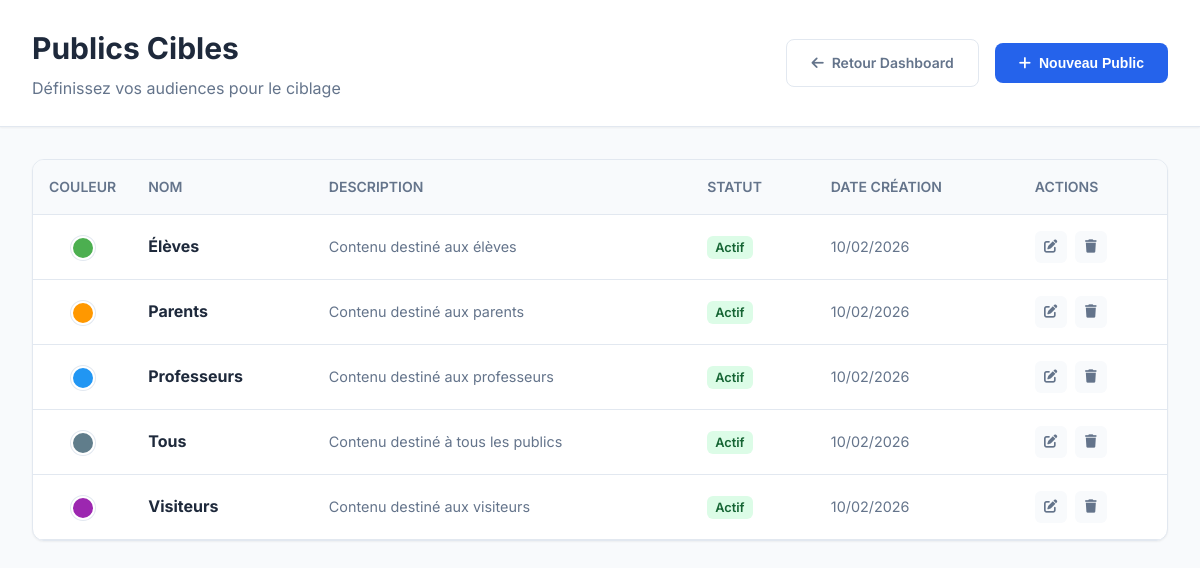
The app's page /audiences (signed in) with its own data.
### tables this page shows
CREATE TABLE audiences (
    id INT PRIMARY KEY AUTO_INCREMENT COMMENT 'Identifiant unique du public',
    name VARCHAR(100) NOT NULL COMMENT 'Nom du public (Élèves, Professeurs, Parents, Visiteurs)',
    description TEXT COMMENT 'Description du public',
    color VARCHAR(10) COMMENT 'Couleur pour identification',
    is_active BOOLEAN DEFAULT TRUE,
    created_at TIMESTAMP DEFAULT CURRENT_TIMESTAMP,
    updated_at TIMESTAMP DEFAULT CURRENT_TIMESTAMP ON UPDATE CURRENT_TIMESTAMP
);

### src/Core/Controller.php (called while the page is built, shortened)
<?php
class Controller
{
    protected function render($view, $data = [])
    {
        extract($data);
        require_once __DIR__ . "/../View/{$view}.php";
    }
}

### src/Controller/AudienceController.php (called while the page is built, shortened)
<?php
require_once __DIR__ . '/../Core/Controller.php';
class AudienceController extends Controller
{
    private $audienceManager;
    public function __construct()
    {
        require_once __DIR__ . '/../Repository/AudienceRepository.php';
        $this->audienceManager = new AudienceRepository();
    }
    public function index()
    {
        $audiences = $this->audienceManager->findAll();
        $data = [
            'audiences' => $audiences,
            'success' => $_SESSION['audience_success'] ?? null,
            'error' => $_SESSION['audience_error'] ?? null,
            'csrf_token' => $_SESSION['csrf_token'] ?? bin2hex(random_bytes(16))
        ];
        $this->render('audiences/index', $data);
    }
}

### public/index.php (called while the page is built, shortened)
<?php
require_once __DIR__ . '/../src/Core/functions.php';
require_once __DIR__ . '/../src/Core/Database.php';
require_once __DIR__ . '/../src/Core/Controller.php';
require_once __DIR__ . '/../src/Repository/BaseRepository.php';
require_once __DIR__ . '/../src/Core/Router.php';
try {
    $router = new Router();
    $router->dispatch();
} catch (Throwable $e) {
    http_response_code(500);
    echo "<h1>Exception Non Gérée</h1>";
    echo "<p>" . htmlspecialchars($e->getMessage()) . "</p>";
    if (ini_get('display_errors')) {
        echo "<pre>" . $e->getTraceAsString() . "</pre>";
    }
}

### src/Core/functions.php (called while the page is built, shortened)
<?php
function url($path = '')
{
    $base = defined('BASE_URL') ? rtrim(BASE_URL, '/') : '';
    $path = '/' . ltrim($path, '/');
    if ($path === '/') {
        return $base . '/';
    }
    return $base . $path;
}

### src/Core/Database.php (called while the page is built, shortened)
<?php
class Database
{
    private static $instance = null;
    private $connection;
    private function __construct()
    {
        try {
            $this->connection = new PDO(
                "mysql:host=" . DB_HOST . ";dbname=" . DB_NAME . ";charset=utf8mb4",
                DB_USER,
                DB_PASS,
                [PDO::ATTR_ERRMODE => PDO::ERRMODE_EXCEPTION]
            );
        } catch (PDOException $e) {
            $this->handleConnectionError($e);
        }
    }
    public static function getInstance()
    {
        if (self::$instance === null) {
            self::$instance = new self();
        }
        return self::$instance;
    }
    public function getConnection()
    {
        return $this->connection;
    }
}

### src/Repository/BaseRepository.php (called while the page is built, shortened)
<?php
class BaseRepository
{
    public function __construct()
    {
        $this->db = Database::getInstance()->getConnection();
    }
}

### src/Repository/AudienceRepository.php (called while the page is built, shortened)
<?php
require_once __DIR__ . '/BaseRepository.php';
class AudienceRepository extends BaseRepository
{
    public function findAll()
    {
        $sql = "SELECT * FROM audiences ORDER BY name ASC";
        $stmt = $this->db->query($sql);
        return $stmt->fetchAll(PDO::FETCH_ASSOC);
    }
}

### src/View/audiences/index.php (the view, shortened to what this page needs)
<!DOCTYPE html>
<html lang="fr">
<head>
    <link href="https://cdnjs.cloudflare.com/ajax/libs/font-awesome/6.4.0/css/all.min.css" rel="stylesheet">
    <link rel="stylesheet" href="<?= url('/css/global.css') ?>">
    <link rel="stylesheet" href="<?= url('/css/dashboard.css') ?>">
</head>
<body>
    <div class="dashboard-layout">
        <main class="main-content">
            <header class="modern-header">
                <div class="header-content">
                    <div>
                        <h1 class="header-title">Publics Cibles</h1>
                        <p class="header-subtitle">Définissez vos audiences pour le ciblage</p>
                    </div>
                    <?php if (in_array($_SESSION['user_role'] ?? '', ['admin', 'editor'])): ?>
                        <div class="header-actions">
                            <a href="<?= url('/') ?>" class="btn btn-ghost"><i class="fas fa-arrow-left"></i> Retour
                                Dashboard</a>
                            <button onclick="openCreateModal()" class="btn btn-primary"><i class="fas fa-plus"></i> Nouveau
                                Public</button>
                        </div>
                    <?php endif; ?>
                </div>
            </header>
            <div class="users-container">
                <div class="table-container">
                    <?php if (!empty($audiences)): ?>
                        <table class="table">
                            <thead>
                                <tr>
                                    <th style="width: 50px;">Couleur</th>
                                    <th>Nom</th>
                                    <th>Description</th>
                                    <th>Statut</th>
                                    <th>Date Création</th>
                                    <th>Actions</th>
                                </tr>
                            </thead>
                            <tbody>
                                <?php foreach ($audiences as $aud): ?>
                                    <?php
                                    $isActive = (int) $aud['is_active'];
                                    $createdAt = date('d/m/Y', strtotime($aud['created_at']));
                                    ?>
                                    <tr style="opacity: <?= $isActive ? '1' : '0.6' ?>;">
                                        <td style="text-align: center;">
                                            <span class="color-badge"
                                                style="background-color: <?= htmlspecialchars($aud['color']) ?>;"></span>
                                        </td>
                                        <td>
                                            <strong style="color: var(--text-primary);">
                                                <?= htmlspecialchars($aud['name']) ?>
                                            </strong>
                                        </td>
                                        <td>
                                            <div style="color: var(--text-secondary); max-width: 400px; font-size: 0.9em;">
                                                <?= $aud['description'] ? htmlspecialchars($aud['description']) : '<em style="color: var(--text-light);">Aucune description</em>' ?>
                                            </div>
                                        </td>
                                        <td>
                                            <?php if ($isActive): ?>
                                                <span
                                                    style="padding: 4px 8px; background: #dcfce7; color: #166534; border-radius: 6px; font-size: 0.8em; font-weight: 600;">Actif</span>
                                            <?php else: ?>
                                                <span
                                                    style="padding: 4px 8px; background: #fee; color: #991b1b; border-radius: 6px; font-size: 0.8em; font-weight: 600;">Inactif</span>
                                            <?php endif; ?>
                                        </td>
                                        <td style="font-size: 0.9em; color: var(--text-secondary);">
                                            <?= $createdAt ?>
                                        </td>
                                        <td>
                                            <?php if (in_array($_SESSION['user_role'] ?? '', ['admin', 'editor'])): ?>
                                                <div class="action-buttons">
                                                    <button class="btn-action btn-edit"
                                                        onclick='editAudience(<?= json_encode($aud) ?>)'><i
                                                            class="fas fa-edit"></i></button>
                                                    <button class="btn-action btn-delete"
                                                        onclick="confirmDelete(<?= $aud['id'] ?>)"><i
                                                            class="fas fa-trash"></i></button>
                                                </div>
                                            <?php endif; ?>
                                        </td>
                                    </tr>
                                <?php endforeach; ?>
                            </tbody>
                        </table>
                    <?php endif; ?>
                </div>
            </div>
        </main>
    </div>
</body>
</html>

### src/Core/Router.php (shortened to what this page needs)
<?php
class Router
{
    private $routes = [];
    public function add($method, $path, $controller, $action, $middleware = [])
    {
        $this->routes[] = compact('method', 'path', 'controller', 'action', 'middleware');
    }
    public function dispatch()
    {
        $method = $_SERVER['REQUEST_METHOD'];
        $uri = parse_url($_SERVER['REQUEST_URI'], PHP_URL_PATH);
        foreach ($this->routes as $route) {
            $params = [];
            if ($route['method'] === $method && $this->matchPath($route['path'], $uri, $params)) {
                $action = $route['action'];
                $controller = new $controllerName();
                call_user_func_array([$controller, $action], $params);
                return;
            }
        }
    }
    private function matchPath($routePath, $uri, &$params)
    {
        $pattern = preg_replace('#\{[a-zA-Z0-9_]+\}#', '([^/]+)', $routePath);
        $pattern = "#^" . $pattern . "$#";
        if (preg_match($pattern, $uri, $matches)) {
            return true;
        }
        return false;
    }
}

### public/css/global.css (style rules this page uses)
* { margin: 0; padding: 0; box-sizing: border-box; }
body { font-family: Arial, sans-serif; line-height: 1.6; }

### public/css/dashboard.css (style rules this page uses)
:root { --primary-color: #2563eb; --primary-dark: #1d4ed8; --secondary-color: #64748b; --success-color: #10b981; --warning-color: #f59e0b; --danger-color: #ef4444; --info-color: #06b6d4; --bg-primary: #f8fafc; --bg-secondary: #ffffff; --bg-dark: #1e293b; --text-primary: #1e293b; --text-secondary: #64748b; --text-light: #94a3b8; --border-color: #e2e8f0; --shadow-sm: 0 1px 2px 0 rgb(0 0 0 / 0.05); --shadow-md: 0 4px 6px -1px rgb(0 0 0 / 0.1); --shadow-lg: 0 10px 15px -3px rgb(0 0 0 / 0.1); --sidebar-width: 280px; --header-height: 70px; }
* { margin: 0; padding: 0; box-sizing: border-box; }
body { font-family: 'Inter', -apple-system, BlinkMacSystemFont, sans-serif; background-color: var(--bg-primary); color: var(--text-primary); line-height: 1.6; }
.dashboard-layout { display: flex; min-height: 100vh; }
.main-content { flex: 1; margin-left: var(--sidebar-width); display: flex; flex-direction: column; }
.header-title { font-size: 1.5rem; font-weight: 700; color: var(--text-primary); }

### src/View/audiences/index.php (style rules this page uses)
:root { --primary-color: #2563eb; --success-color: #10b981; --warning-color: #f59e0b; --danger-color: #ef4444; --info-color: #06b6d4; --bg-primary: #f8fafc; --bg-secondary: #ffffff; --text-primary: #1e293b; --text-secondary: #64748b; --text-light: #94a3b8; --border-color: #e2e8f0; --shadow-sm: 0 1px 2px 0 rgb(0 0 0 / 0.05); --shadow-lg: 0 10px 15px -3px rgb(0 0 0 / 0.1); }
.dashboard-layout { display: flex; min-height: 100vh; font-family: 'Inter', sans-serif; justify-content: flex-start; }
.main-content { flex: 1; background: var(--bg-primary); width: 100%; margin-left: 0; max-width: 100%; }
.modern-header { background: var(--bg-secondary); border-bottom: 1px solid var(--border-color); padding: 1.5rem 2rem; box-shadow: var(--shadow-sm); }
.header-content { display: flex; justify-content: space-between; align-items: center; }
.header-title { font-size: 1.875rem; font-weight: 700; color: var(--text-primary); margin: 0; }
.header-subtitle { color: var(--text-secondary); margin-top: 0.25rem; }
.header-actions { display: flex; gap: 1rem; align-items: center; }
.btn { display: inline-flex; align-items: center; gap: 0.5rem; padding: 0.75rem 1.5rem; border: none; border-radius: 8px; font-size: 0.875rem; font-weight: 600; text-decoration: none; cursor: pointer; transition: all 0.2s ease; }
.btn-primary { background: var(--primary-color); color: white; }
.btn-ghost { background: transparent; color: var(--text-secondary); border: 1px solid var(--border-color); }
.users-container { padding: 2rem; }
.table-container { background: var(--bg-secondary); border-radius: 12px; border: 1px solid var(--border-color); overflow: hidden; box-shadow: var(--shadow-sm); }
.table { width: 100%; border-collapse: collapse; }
.table th { background: var(--bg-primary); padding: 1rem; text-align: left; font-weight: 600; color: var(--text-secondary); font-size: 0.875rem; text-transform: uppercase; border-bottom: 1px solid var(--border-color); }
.table td { padding: 1rem; border-bottom: 1px solid var(--border-color); vertical-align: middle; }
.action-buttons { display: flex; gap: 0.5rem; }
.btn-action { width: 32px; height: 32px; border-radius: 6px; border: none; display: flex; align-items: center; justify-content: center; cursor: pointer; transition: all 0.2s ease; background: var(--bg-primary); color: var(--text-secondary); }
.color-badge { display: inline-block; width: 24px; height: 24px; border-radius: 50%; border: 2px solid white; box-shadow: 0 0 0 1px var(--border-color); vertical-align: middle; }

### records on screen
audiences: name "Élèves", description "Contenu destiné aux élèves", is_active "Actif", created_at "10/02/2026"
audiences: name "Parents", description "Contenu destiné aux parents", is_active "Actif", created_at "10/02/2026"
audiences: name "Professeurs", description "Contenu destiné aux professeurs", is_active "Actif", created_at "10/02/2026"
audiences: name "Tous", description "Contenu destiné à tous les publics", is_active "Actif", created_at "10/02/2026"
audiences: name "Visiteurs", description "Contenu destiné aux visiteurs", is_active "Actif", created_at "10/02/2026"
